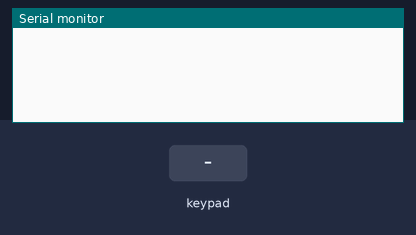
A sketch run on a simulated Arduino Uno, built with avr-gcc and run on an emulated ATmega328P. Shown: the last lines printed to the serial monitor. Inputs (shaded band) come from the test bench.

Above: at 1.2 s.
1.3 s: key '1' pressed
At 2.0 s:
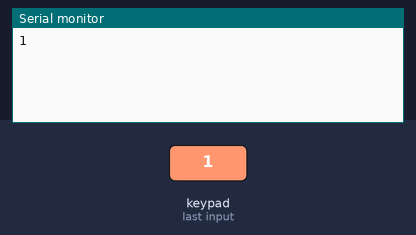
2.8 s: keypad keys 3 4 5 6 # pressed 0.4 s apart
At 5.7 s:
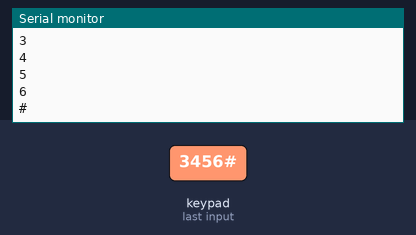
6.3 s: key 'A' pressed
At 7.1 s:
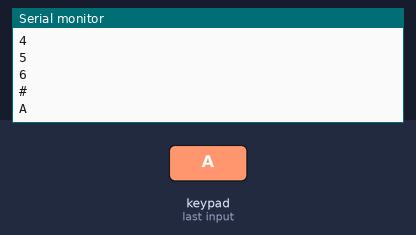
7.8 s: keypad keys 3 4 5 6 * pressed 0.4 s apart
At 10.6 s:
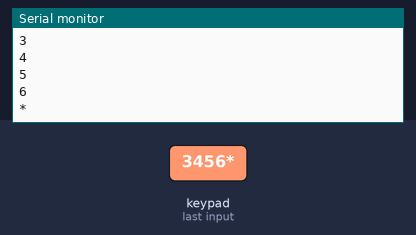
11.3 s: key 'B' pressed
At 12.0 s:
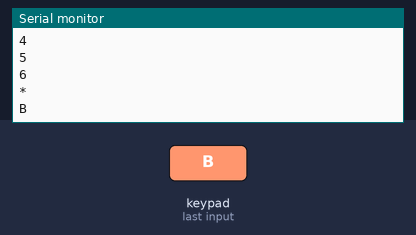
12.8 s: keypad keys 3 4 5 6 D pressed 0.4 s apart
At 15.7 s:
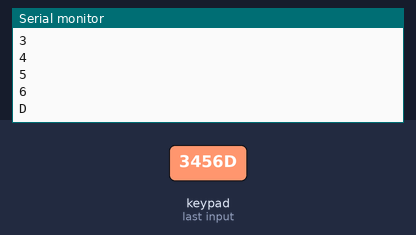
Timing chart, 0 to 17.2 s (numbered marks = the images above; inputs shaded):
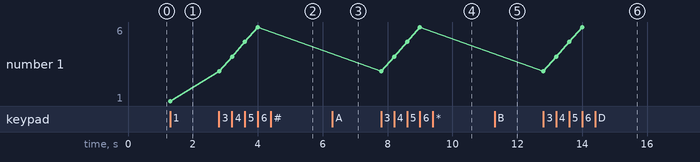

The sketch:

Keypad.ino
```cpp
#include "Keypad.h"

#define ROWS 4
#define COLS 4

/** Задаём символы соответствующие кнопкам клавиатуры */
char keys[ROWS][COLS] = {
    {'1', '2', '3', 'A'},
    {'4', '5', '6', 'B'},
    {'7', '8', '9', 'C'},
    {'*', '0', '#', 'D'}
};

/** Задаём соответствыя, к каким пинам подключена строка. Можно использовать как аналоговые пины, так и цифровые. */
byte rowPins[ROWS] = {A1, A2, A3, A4};

/** Задаём соответствыя, к каким пинам подключён стобец. Можно использовать как аналоговые пины, так и цифровые. */
byte colPins[COLS] = {3, 4, 5, 6};

/** С помощью этой переменной будем получать и обрабатывать данные с кейпада */
Keypad keypad = Keypad(makeKeymap(keys), rowPins, colPins, ROWS, COLS);


void setup() {
    Serial.begin(9600);
}

void loop() {
    char key = keypad.getKey();

    //Проверяем, что кнопка нажата
    if (key != NO_KEY){
        Serial.println(key);
    }
}
```

Measured:
- after the input at 1.3 s, the serial monitor: prints a new line at once (image 1)
- after the input at 2.8 s, the serial monitor: prints a new line at once (image 2)
- after the input at 6.3 s, the serial monitor: prints a new line at once (image 3)
- after the input at 7.8 s, the serial monitor: prints a new line at once (image 4)
- after the input at 11.3 s, the serial monitor: prints a new line at once (image 5)
- after the input at 12.8 s, the serial monitor: prints a new line at once (image 6)
- plotted number 1: 1 → 6 after the input at 2.8 s
